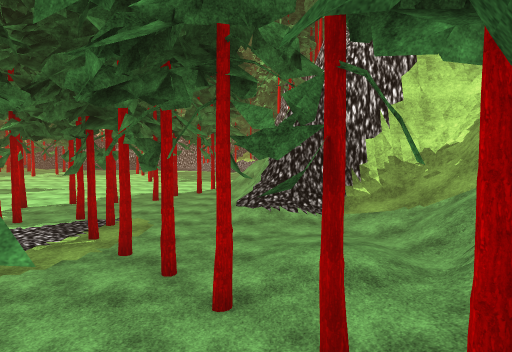
[1] (above)

20 first-person views from a walk through a Unity game level. The camera is 1.5 m above the floor, tilts 4° down and sees 70° across. The floor is counted in squares, 2 m on a side. Each view is taken from the middle of a square. On the plan, view 1 faces up. The plan holds only what a view shows up to about 11 squares ahead; the rest is blank. The place goes on beyond the plan. Some surface patterns are stand-ins.

[2]
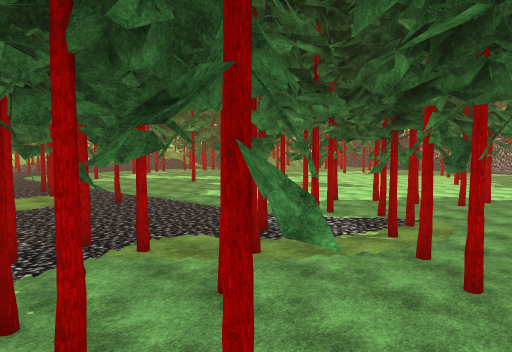

[3]
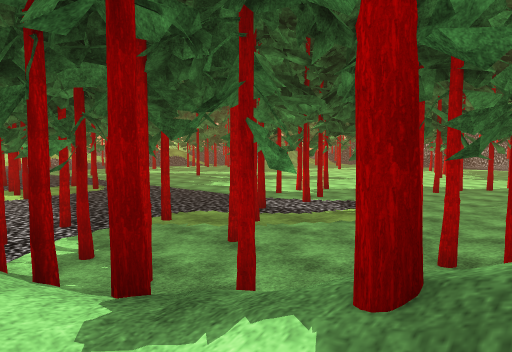

[4]
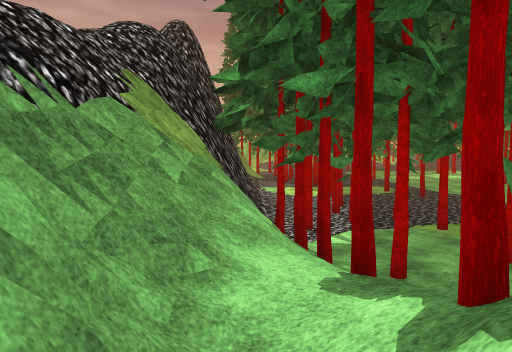

[5]
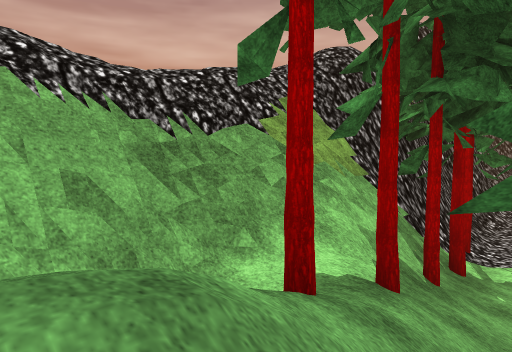

[6]
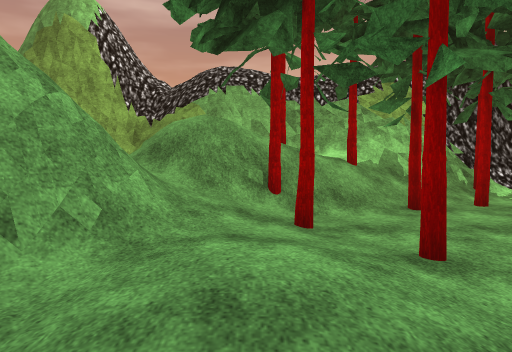

[7]
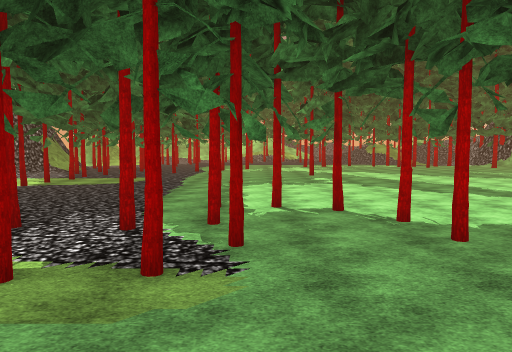

[8]
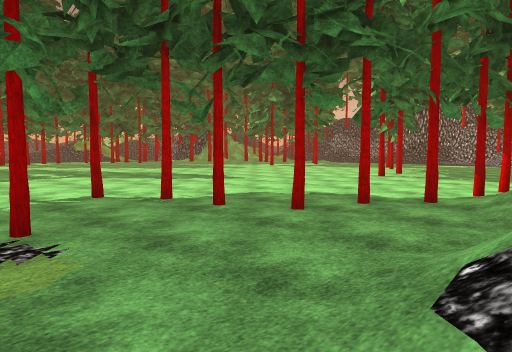

[9]
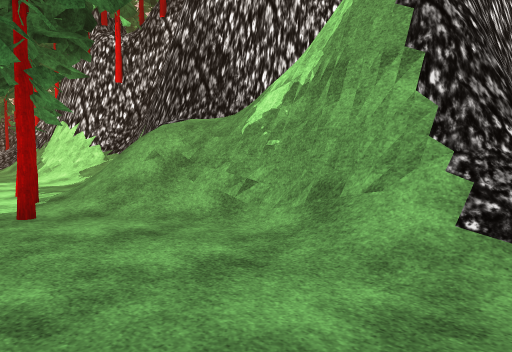

[10]
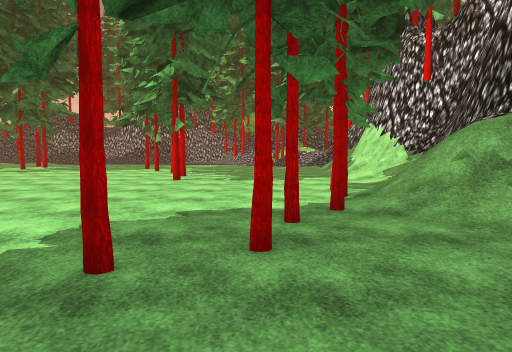

[11]
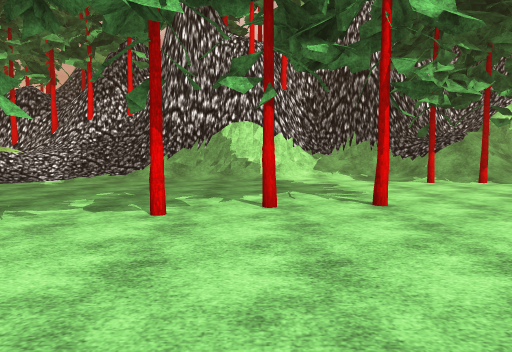

[12]
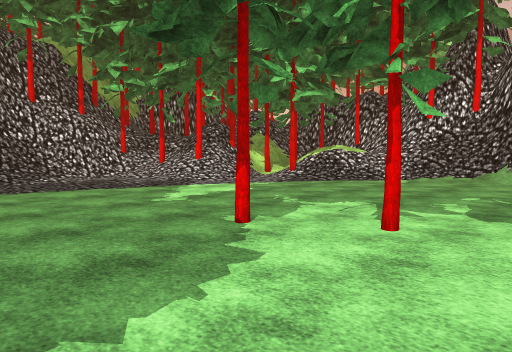

[13]
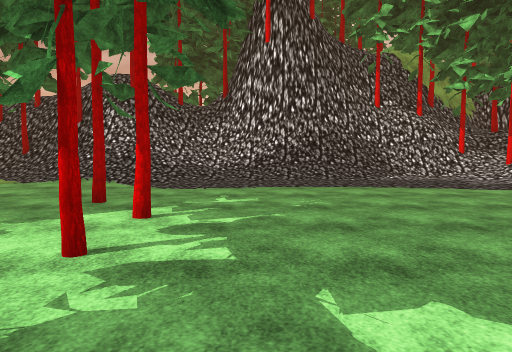

[14]
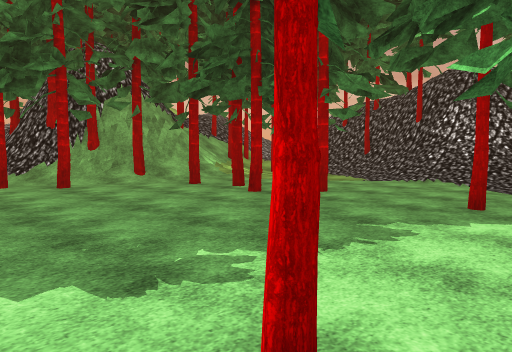

[15]
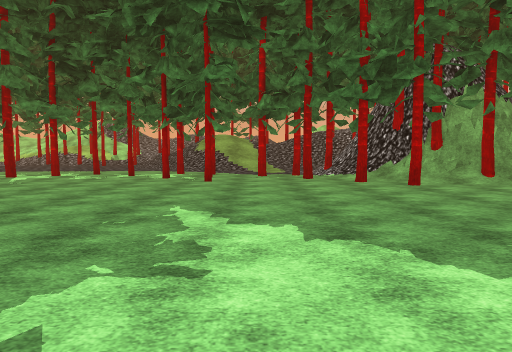

[16]
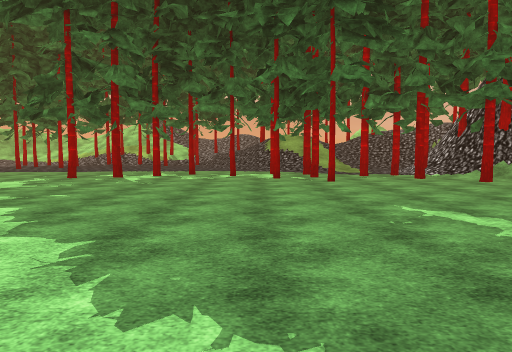

[17]
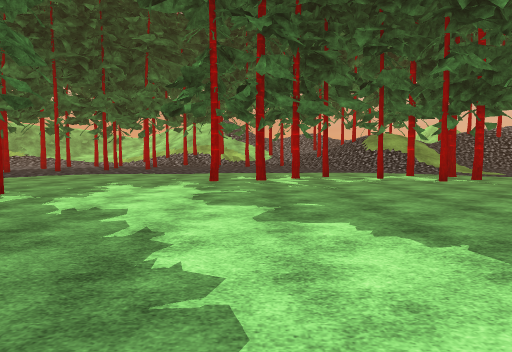

[18]
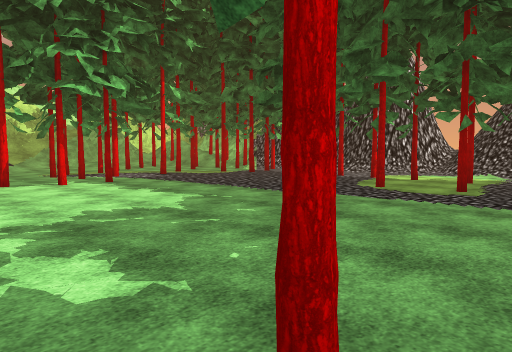

[19]
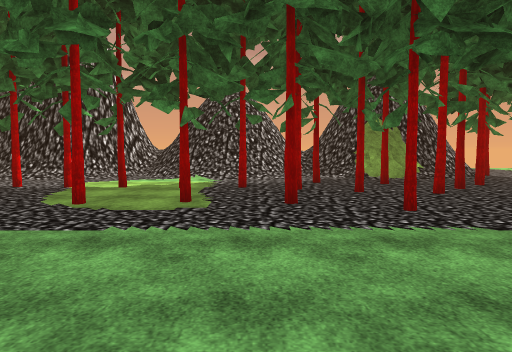

[20]
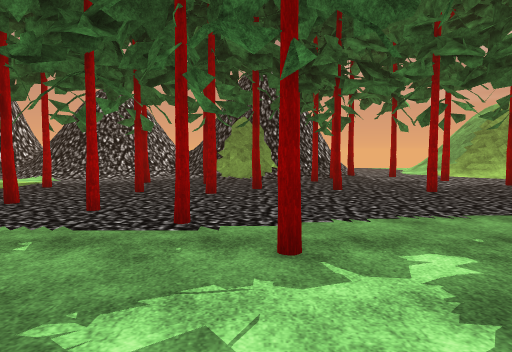

### Floor plan
Key: @ floor where view 1 was taken; # wall or solid block; x gap in a wall; . floor; / step, stairs or slope; = window, fence, low wall or low ledge.
Columns run from 24 left of view 1 to 3 right of it. Each row starts with its distance up from view 1.
 31       #####=########/
 30       ///=///////////
 29       ./////......./#/
 28      ...............///
 27    //.................#/
 26  ##//...#.............// #
 25   ##/#x....#..........///#
 24   ##/.......#..........//#
 23  ##/#..................//##
 22 ##/#....................###
 21  x.........#............##
 20  #................#.....##
 19 ............. .....#....##
 18 ..#.........  ........../##
 17 ............   ....#....//#
 16 .............  ........./##
 15 .#.......... ..........#/##
 14 ...........  .........////#
 13 .#.........  .........////#
 12 ..#......... ..........///
 11 ..#.....................##
 10 ..........#.........#../##
  9 ........ ............../####
  8 .....#.. .........x.#../////
  7 ..................##......//
  6 ......#............x.#...///
  5 .......#..............#.////
  4   ......#..#........#..#///#
  3   .....#...........#....///#
  2  ..#.##..xx.............///#
  1  ....#.#.......#..#..#x#/#//
  0 .#.......#.........#.x//@=/
 -1 ..#.#=#/.////./########////
 -2 /..#####//###/#####  #######
 -3                        ##  #

Positions as (right, up) in squares from view 1, and headings:
1: (0, 0), facing up
2: (0, 0), facing up-left
3: (1, -1), facing up-left
4: (2, -1), facing left
5: (2, 1), facing down-left
6: (1, 6), facing down
7: (0, 8), facing left
8: (0, 7), facing up-left
9: (-3, 8), facing up-right
10: (-3, 8), facing up
11: (-10, 19), facing right
12: (-10, 20), facing up-right
13: (-11, 20), facing up
14: (-12, 20), facing up-left
15: (-12, 19), facing left
16: (-12, 16), facing left
17: (-13, 12), facing left
18: (-15, 11), facing down-right
19: (-14, 9), facing down
20: (-18, 9), facing down
